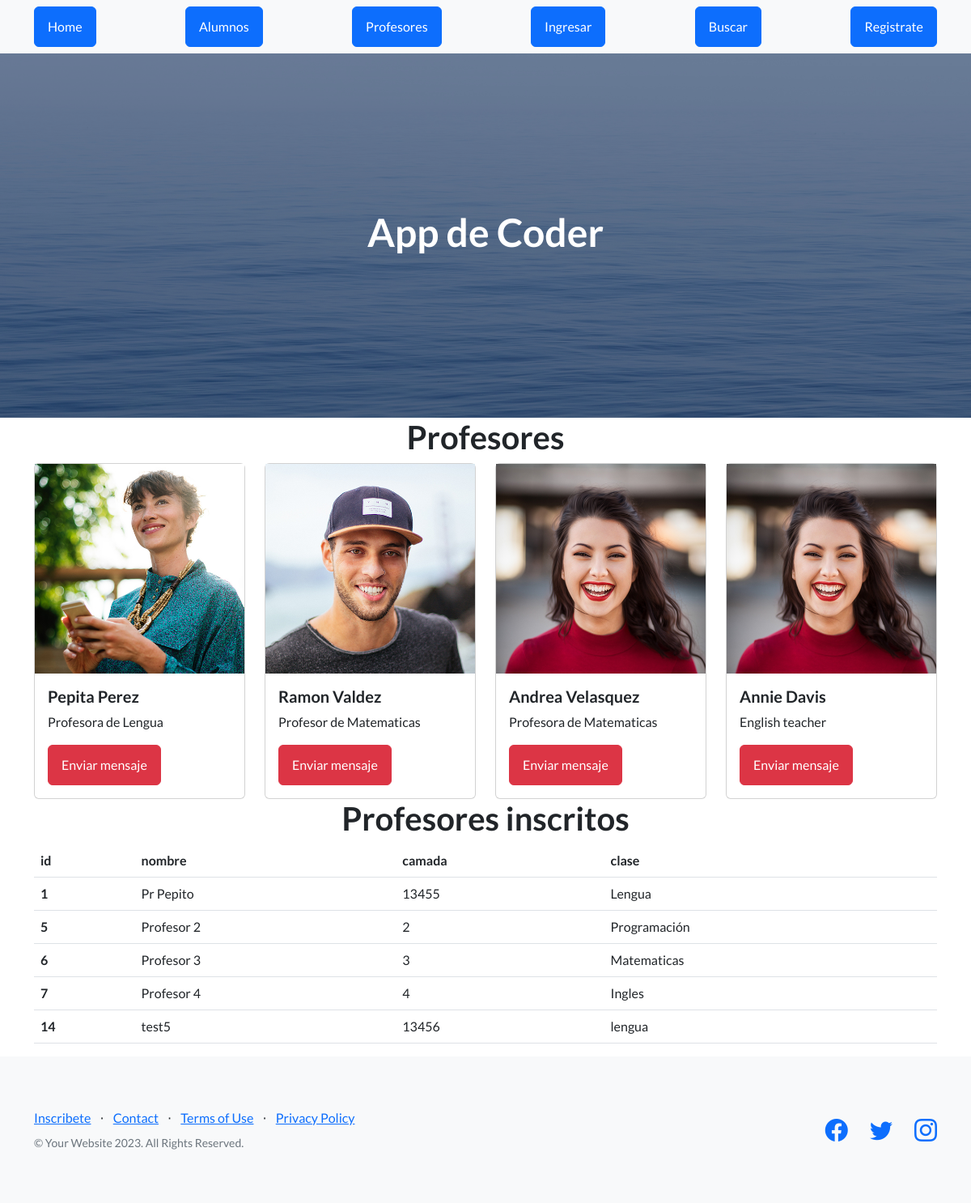
The page /AppCoder/profesores on the database its author committed.
### AppCoder/models.py (models this page shows, shortened)
class Profesores(models.Model):
   nombre = models.CharField(max_length=40)
   camada = models.IntegerField()
   clase=models.CharField(max_length=40)

### AppCoder/views.py (the view)
# urls.py: path("profesores", views.profesores ,name="profesores"),
def profesores(request):
    profesores = Profesores.objects.all()
    avatares= Avatar.objects.filter(user=request.user.id)
    if avatares.exists():
        return render(request, "profesores.html",{"profesores":profesores,"url":avatares[0].imagen.url})
    else:
        return render(request, "profesores.html",{"profesores":profesores})

### AppCoder/template/profesores.html (shortened to what this page needs)
{% extends 'padre.html' %} {% load static %} {% block contenido %}
<main class="container">
  <h1 class="text-center">Profesores</h1>
  <div class="row">
    <div class="col-12 col-md-3">
      <div class="card">
        <img
          src="{% static 'AppCoder/assets/img/testimonials-3.jpg' %}"
          alt=""
        />
        <div class="card-body">
          <h5 class="card-title">Pepita Perez</h5>
          <p class="card-text">Profesora de Lengua</p>
          <a class="btn btn-danger" href="">Enviar mensaje</a>
        </div>
      </div>
    </div>
    <div class="col-12 col-md-3">
      <div class="card">
        <img
          src="{% static 'AppCoder/assets/img/testimonials-2.jpg' %}"
          alt=""
        />
        <div class="card-body">
          <h5 class="card-title">Ramon Valdez</h5>
          <p class="card-text">Profesor de Matematicas</p>
          <a class="btn btn-danger" href="">Enviar mensaje</a>
        </div>
      </div>
    </div>
    <div class="col-12 col-md-3">
      <div class="card">
        <img
          src="{% static 'AppCoder/assets/img/testimonials-1.jpg' %}"
          alt=""
        />
        <div class="card-body">
          <h5 class="card-title">Andrea Velasquez</h5>
          <p class="card-text">Profesora de Matematicas</p>
          <a class="btn btn-danger" href="">Enviar mensaje</a>
        </div>
      </div>
    </div>
    <div class="col-12 col-md-3">
      <div class="card">
        <img
          src="{% static 'AppCoder/assets/img/testimonials-1.jpg' %}"
          alt=""
        />
        <div class="card-body">
          <h5 class="card-title">Annie Davis</h5>
          <p class="card-text">English teacher</p>
          <a class="btn btn-danger" href="">Enviar mensaje</a>
        </div>
      </div>
    </div>
  </div>
  <div class="row">
    <div class="col 12 col-md-12">
      <h1 class="text-xl-center">Profesores inscritos</h1>
      <table class="table">
        <thead>
          <tr>
            <th>id</th>
            <th>nombre</th>
            <th>camada</th>
            <th>clase</th>
          </tr>
        </thead>
        <tbody>
          {% for n in profesores %}
          <tr>
            <th scope="row">{{n.id}}</th>
            <td>{{n.nombre}}</td>
            <td>{{n.camada}}</td>
            <td>{{n.clase}}</td>
          </tr>
          {% endfor %}
        </tbody>
      </table>
    </div>
  </div>
</main>
{% endblock %}

### rows shown on the page
Profesores: id "1", nombre "Pr Pepito", camada "13455", clase "Lengua"
Profesores: id "5", nombre "Profesor 2", camada "2", clase "Programación"
Profesores: id "6", nombre "Profesor 3", camada "3", clase "Matematicas"
Profesores: id "7", nombre "Profesor 4", camada "4", clase "Ingles"
Profesores: id "14", nombre "test5", camada "13456", clase "lengua"
